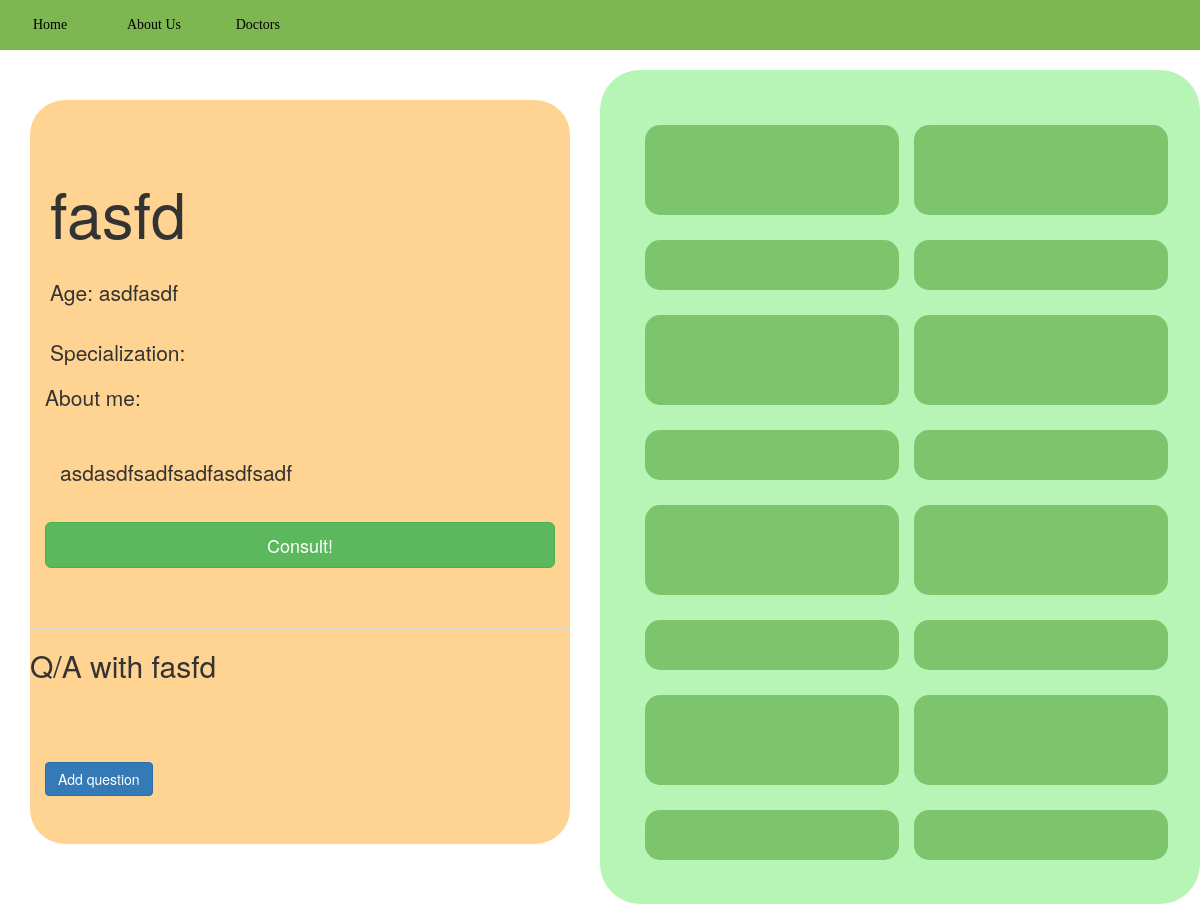
Page /doctor/6 on the committed database.
### basic_app/models.py (models this page shows, shortened)
class Doctor(models.Model):
    name = models.CharField(max_length=200)
    age = models.CharField(max_length=200)
    gender = models.CharField(max_length=200)
    degree =models.CharField(max_length=200)
    description = models.TextField()

### basic_app/views.py (the view)
# urls.py: url(r'^doctor/(?P<pk>\d+)', views.DoctorDetailView.as_view(), name='doctor_detail'),
class DoctorDetailView(DetailView):
    model=Doctor

### basic_app/templates/basic_app/doctor_detail.html (shortened to what this page needs)
{% extends 'basic_app/base.html' %}
{% block content %}
<div style = "width: 100%;height:100%; display: flex;">
        <div class = "docdesc">
          <div class="jumbotron" style="background-color: rgb(255, 211, 145);border-radius:35px">
            <h1 id = "Doc">{{doctor.name}}</h1>
            <p class = "desc">Age: {{doctor.age}}</p>
            <p class = "desc">Specialization: {{doctor.specialization}}</p>
            <div class="container">
              <p>About me:</p>
              <div class="  container">
                <p class = "desc">{{doctor.description|safe}}</p>
              </div>
            </div>
            <br>
            <div class="container">
              {% if user.is_authenticated %}
              <a class="btn btn-primary" href="{% url 'doctor_edit' pk=doctor.pk %}"><span class="glyphicon glyphicon-pencil"> Edit</span></a>
              <a class="btn btn-danger" href="{% url 'doctor_remove' pk=doctor.pk %}"><span class="glyphicon glyphicon-remove"></span> Delete</a>
              {%else%}
              <a href="{%url 'add_patient_to_dotctor' pk=doctor.pk %}"><button type="button"  class="btn btn-success btn-lg btn-block" name="button"> Consult!</button></a>
              {% endif %}
            </div>
            <br>
            <br>
            <hr>
            <h2>Q/A with {{doctor.name}}</h2>
            <br>
            <div class="container">
                <br>
                {% if user.is_authenticated %}
                <br>
                {%else%}
                <br>
                <a class="btn btn-primary " href="{% url 'add_comment_to_doctor' pk=doctor.pk %}">Add question</a>
                {%endif%}
              </div>
          </div>
        </div>
        {% if user.is_authenticated %}
        <br>
        <br>
        <div class="docdesc" style="background-color:rgb(182,246,183); border-radius:40px">
          <h1>My patients:</h1>
            <div id= "big">
              {%for patient in doctor.patients.all%}
              <a href="{% url 'patient_detail_view' pk=patient.pk %}">
                <div class = "docs">
                    <h2 class = "h2">{{patient.name}}</h2>
                    <p class = "p">Age: {{patient.age}}</p>
                  </div>
                </a>
            {%endfor%}
          </div>
        </div>
        {%else%}
        <div class = "docdesc" style="background-color:rgb(182,246,183); background-color:rgb(182,245,182); border-radius:40px" >
          <div id= "big">
              <div class = "docs">
                  <br>
                  <br>
              </div>
              <div class = "docs">
                  <br>
                  <br>
              </div>
              <div class = "docs">
              </div>
              <div class = "docs">
              </div>
              <div class = "docs">
                  <br>
                  <br>
              </div>
              <div class = "docs">
                  <br>
                  <br>
              </div>
              <div class = "docs">
              </div>
              <div class = "docs">
              </div>
              <div class = "docs">
                  <br>
                  <br>
              </div>
              <div class = "docs">
                  <br>
                  <br>
              </div>
              <div class = "docs">
              </div>
              <div class = "docs">
              </div>
              <div class = "docs">
                  <br>
                  <br>
              </div>
              <div class = "docs">
                  <br>
                  <br>
              </div>
              <div class = "docs">
              </div>
              <div class = "docs">
              </div>
          </div>
      </div>
  </div>
    {%endif%}
{%endblock%}

### basic_app/static/basic_app.css (style rules this page uses)
.body { background-color: rgb(255, 255, 255); }
.docs { width:47%; background-color: rgb(125, 197, 108); margin-left:15px; margin-top: 25px; padding:15px; border-radius: 15px; float:left; }
#Doc { margin-left:20px; margin-top:30px; }
.desc { margin-top:30px; margin-left:20px; }
.docdesc { display: inline-block; width: 50%; padding:30px; }

### rows in the picture
Doctor: name "fasfd", age "asdfasdf", description "asdasdfsadfsadfasdfsadf"
